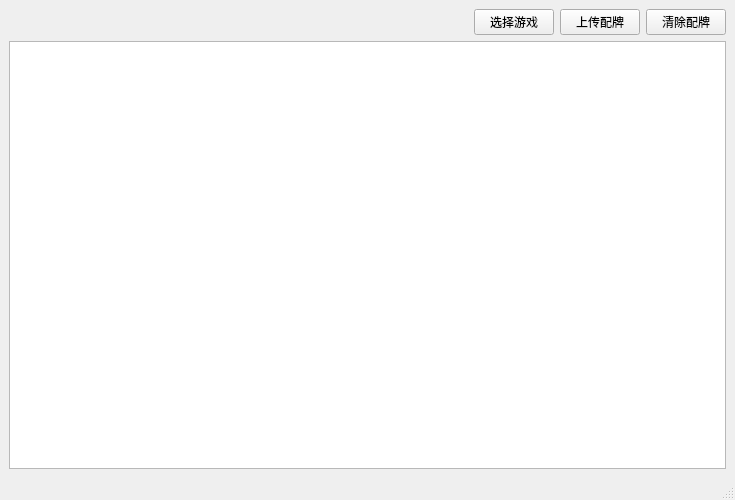
<?xml version="1.0" encoding="UTF-8"?>
<ui version="4.0">
 <class>ToolWindow</class>
 <widget class="QMainWindow" name="ToolWindow">
  <property name="geometry">
   <rect>
    <x>0</x>
    <y>0</y>
    <width>735</width>
    <height>500</height>
   </rect>
  </property>
  <property name="windowTitle">
   <string>配牌工具</string>
  </property>
  <widget class="QWidget" name="centralwidget">
   <layout class="QVBoxLayout" name="verticalLayout">
    <item>
     <layout class="QHBoxLayout" name="horizontalLayout" stretch="2,0,0,0">
      <property name="topMargin">
       <number>0</number>
      </property>
      <item>
       <widget class="QLabel" name="gameLabel">
        <property name="font">
         <font>
          <family>Adobe 宋体 Std L</family>
          <pointsize>12</pointsize>
          <weight>75</weight>
          <bold>true</bold>
         </font>
        </property>
        <property name="text">
         <string/>
        </property>
       </widget>
      </item>
      <item>
       <widget class="QPushButton" name="selectBtn">
        <property name="text">
         <string>选择游戏</string>
        </property>
       </widget>
      </item>
      <item>
       <widget class="QPushButton" name="uploadBtn">
        <property name="text">
         <string>上传配牌</string>
        </property>
       </widget>
      </item>
      <item>
       <widget class="QPushButton" name="clearBtn">
        <property name="text">
         <string>清除配牌</string>
        </property>
       </widget>
      </item>
     </layout>
    </item>
    <item>
     <widget class="QTableWidget" name="playerTable"/>
    </item>
   </layout>
  </widget>
  <widget class="QMenuBar" name="menubar">
   <property name="geometry">
    <rect>
     <x>0</x>
     <y>0</y>
     <width>735</width>
     <height>23</height>
    </rect>
   </property>
  </widget>
  <widget class="QStatusBar" name="statusbar"/>
 </widget>
 <resources/>
 <connections/>
</ui>
